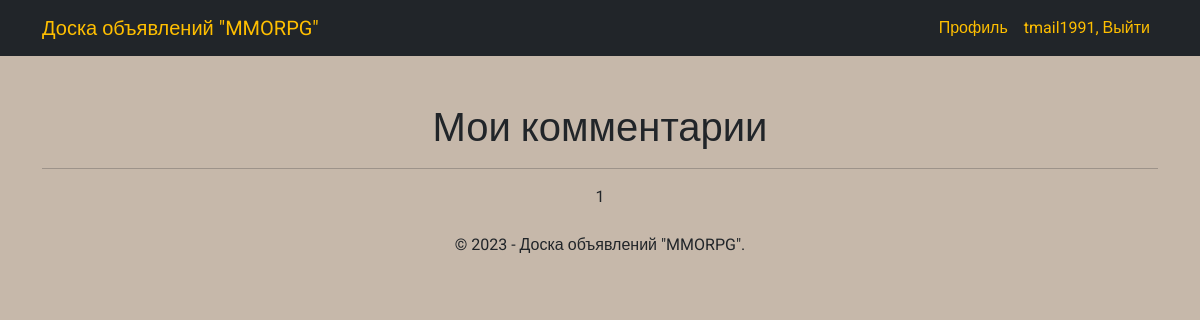
Before: /comments/ (signed in) with the older database file.
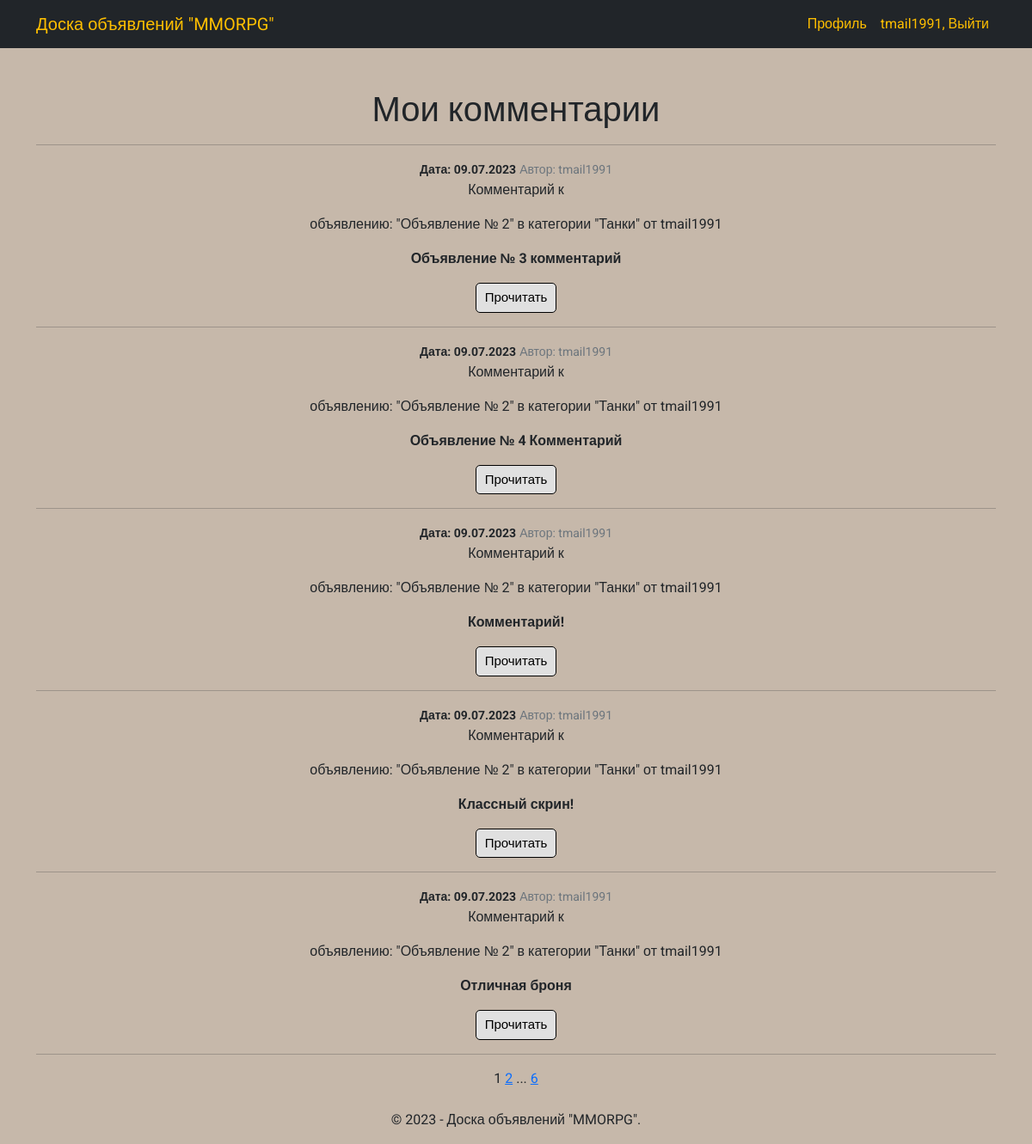
After: the same page with the newer database file.
### mmorpg/models.py (models this page shows, shortened)
class Comment(models.Model):
    author_comment = models.ForeignKey(User, on_delete=models.CASCADE, verbose_name='Автор')
    text_comment = models.TextField(verbose_name='Текст')
    post_comment = models.ForeignKey(Post, on_delete=models.CASCADE, verbose_name='Комментарий')
    date_comment = models.DateTimeField(auto_now_add=True, verbose_name='Дата')
    confirmation_comment = models.BooleanField(default=False, verbose_name='Подтверждение')
    class Meta:
        verbose_name = 'Комментарий'
        verbose_name_plural = 'Комментарии'
    def get_absolute_url(self):
        return reverse('comment_detail', args=[str(self.pk)])

class Post(models.Model):
    author_post = models.ForeignKey(User, on_delete=models.CASCADE, verbose_name='Автор')
    title_post = models.CharField(max_length=255, verbose_name='Заголовок')
    text_post = RichTextUploadingField(verbose_name='Контент')
    category_post = models.ForeignKey(Category, on_delete=models.CASCADE, verbose_name='Категория')
    date_post = models.DateTimeField(auto_now_add=True, verbose_name='Дата')
    class Meta:
        verbose_name = 'Объявление'
        verbose_name_plural = 'Объявления'
    def __str__(self):
        return f'объявлению: "{self.title_post}" в категории "{self.category_post}" от {self.author_post}'

class Category(models.Model):
    name = models.CharField(max_length=255, unique=True, verbose_name='Категория')
    class Meta:
        verbose_name = 'Категория'
        verbose_name_plural = 'Категории'
    def __str__(self):
        return f'{self.name}'

### mmorpg/views.py (the view)
# urls.py: path('comments/', Comments.as_view(), name='comments'),
class Comments(ListView):
    model = Comment
    template_name = 'comments.html'
    context_object_name = 'comments'
    ordering = '-date_comment'
    paginate_by = 5
    def get_queryset(self):
        queryset = Comment.objects.filter(post_comment__author_post=self.request.user)
        return queryset

### mmorpg/templatetags/custom_tags.py (called while the page is built)
@register.simple_tag(takes_context=True)
def url_replace(context, **kwargs):
    d = context['request'].GET.copy()
    for k, v in kwargs.items():
        d[k] = v
    return d.urlencode()

### templates/comments.html (shortened to what this page needs)
{% extends 'index.html' %}
{% load custom_tags %}
    {% block content %}
    <h1>Мои комментарии</h1>
    <hr>
    {% if comments %}
        {% for comment in comments %}
            {% if comment.confirmation_comment is False %}
                <small class="fw-bold">Дата: {{ comment.date_comment | date:"d.m.Y" }}</small>
                <small class="text-muted">Автор: {{ comment.author_comment }}</small>
                <p>Комментарий к {{ comment.post_comment | linebreaks | safe }}</p>
                <style>
                /* Стили кнопки */
                .main_button_confirm{display: inline-block;cursor: pointer; font-size:15px;text-decoration:none;padding:5px 10px; color:#000000;background:#c2eddd;border-radius:5px;border:1px solid #000000;}
                .main_button_confirm:hover{background:#36755e;color:#ffffff;border:1px solid #000000;transition: all 0.2s ease;}
                </style>
                <div align="center"><a class="main_button_confirm" href="{% url 'confirm_comment' pk=comment.pk %}" title="Принять">Принять</a></div>
                <br>
                <style>
                /* Стили кнопки */
                .main_button_reject{display: inline-block;cursor: pointer; font-size:15px;text-decoration:none;padding:5px 10px; color:#000000;background:#ffbdbd;border-radius:5px;border:1px solid #000000;}
                .main_button_reject:hover{background:#ff5454;color:#ffffff;border:1px solid #000000;transition: all 0.2s ease;}
                </style>
                <div align="center"><a class="main_button_reject" href="{% url 'reject_comment' pk=comment.pk %}" title="Отклонить">Отклонить</a></div>
                <br>
            {% else %}
                <small class="fw-bold">Дата: {{ comment.date_comment | date:"d.m.Y" }}</small>
                <small class="text-muted">Автор: {{ comment.author_comment }}</small>
                <p>Комментарий к {{ comment.post_comment | linebreaks | safe }} <b>{{ comment.text_comment | linebreaks | truncatechars:130 | safe }}</b></p>
                <div align="center"><a class="main_button" href="{{ comment.get_absolute_url }}" title="Прочитать">Прочитать</a></div>
            {% endif %}
            <hr>
        {% endfor %}
    {% endif %}
    <div align="center">{% include 'pagination.html' with page=page_obj %}</div>
    {% endblock content %}

Changed rows visible on the page:
added Comment: date_comment "09.07.2023", author_comment "tmail1991", post_comment "объявлению: \"Объявление № 2\" в категории \"Танки\" от tmail1991", text_comment "Объявление № 3 комментарий"
added Comment: date_comment "09.07.2023", author_comment "tmail1991", post_comment "объявлению: \"Объявление № 2\" в категории \"Танки\" от tmail1991", text_comment "Объявление № 4 Комментарий"
added Comment: date_comment "09.07.2023", author_comment "tmail1991", post_comment "объявлению: \"Объявление № 2\" в категории \"Танки\" от tmail1991", text_comment "Комментарий!"
added Comment: date_comment "09.07.2023", author_comment "tmail1991", post_comment "объявлению: \"Объявление № 2\" в категории \"Танки\" от tmail1991", text_comment "Классный скрин!"
added Comment: date_comment "09.07.2023", author_comment "tmail1991", post_comment "объявлению: \"Объявление № 2\" в категории \"Танки\" от tmail1991", text_comment "Отличная броня"
Other visible differences:
{{ page_obj.next_page_number }}: (not shown) → "2"
{{ page_obj.paginator.num_pages }}: (not shown) → "6"
